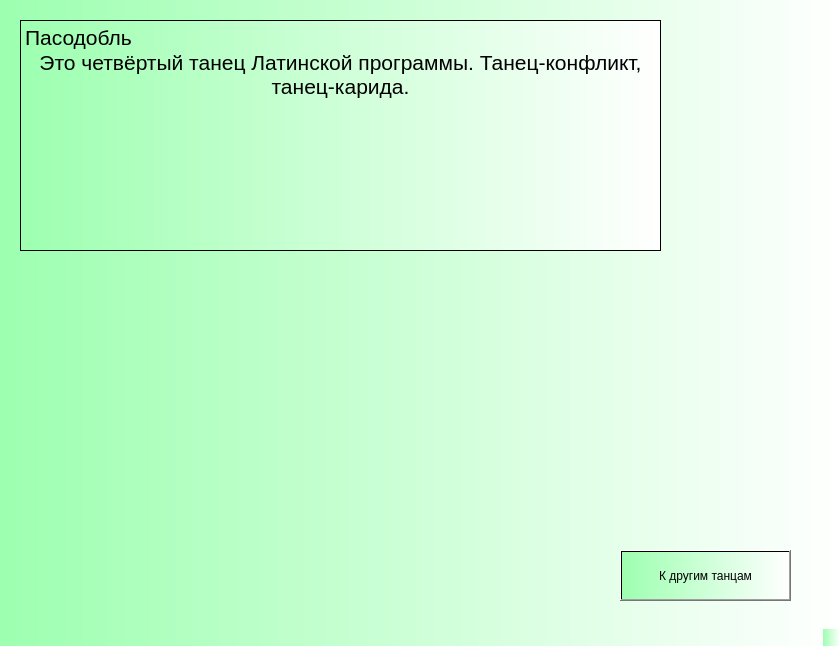
<?xml version="1.0" encoding="UTF-8"?>
<ui version="4.0">
 <class>MainWindow</class>
 <widget class="QMainWindow" name="MainWindow">
  <property name="geometry">
   <rect>
    <x>0</x>
    <y>0</y>
    <width>840</width>
    <height>646</height>
   </rect>
  </property>
  <property name="windowTitle">
   <string>MainWindow</string>
  </property>
  <property name="styleSheet">
   <string notr="true">background-color: qlineargradient(spread:pad, x1:0, y1:0, x2:1, y2:0, stop:0 rgba(157, 255, 176, 255), stop:1 rgba(255, 255, 255, 255));</string>
  </property>
  <widget class="QWidget" name="centralwidget">
   <widget class="QTextBrowser" name="textBrowser">
    <property name="geometry">
     <rect>
      <x>20</x>
      <y>20</y>
      <width>641</width>
      <height>231</height>
     </rect>
    </property>
    <property name="html">
     <string>&lt;!DOCTYPE HTML PUBLIC &quot;-//W3C//DTD HTML 4.0//EN&quot; &quot;http://www.w3.org/TR/REC-html40/strict.dtd&quot;&gt;
&lt;html&gt;&lt;head&gt;&lt;meta name=&quot;qrichtext&quot; content=&quot;1&quot; /&gt;&lt;style type=&quot;text/css&quot;&gt;
p, li { white-space: pre-wrap; }
&lt;/style&gt;&lt;/head&gt;&lt;body style=&quot; font-family:'MS Shell Dlg 2'; font-size:8pt; font-weight:400; font-style:normal;&quot;&gt;
&lt;p style=&quot; margin-top:0px; margin-bottom:0px; margin-left:0px; margin-right:0px; -qt-block-indent:0; text-indent:0px;&quot;&gt;&lt;span style=&quot; font-size:16pt;&quot;&gt;Пасодобль&lt;/span&gt;&lt;/p&gt;
&lt;p align=&quot;center&quot; style=&quot; margin-top:0px; margin-bottom:0px; margin-left:0px; margin-right:0px; -qt-block-indent:0; text-indent:0px;&quot;&gt;&lt;span style=&quot; font-size:16pt;&quot;&gt;Это четвёртый танец Латинской программы. Танец-конфликт, танец-карида.&lt;/span&gt;&lt;/p&gt;&lt;/body&gt;&lt;/html&gt;</string>
    </property>
   </widget>
   <widget class="QPushButton" name="nazad_9">
    <property name="geometry">
     <rect>
      <x>620</x>
      <y>550</y>
      <width>171</width>
      <height>51</height>
     </rect>
    </property>
    <property name="text">
     <string>К другим танцам</string>
    </property>
   </widget>
  </widget>
  <widget class="QMenuBar" name="menubar">
   <property name="geometry">
    <rect>
     <x>0</x>
     <y>0</y>
     <width>840</width>
     <height>18</height>
    </rect>
   </property>
  </widget>
  <widget class="QStatusBar" name="statusbar"/>
 </widget>
 <resources/>
 <connections/>
</ui>
